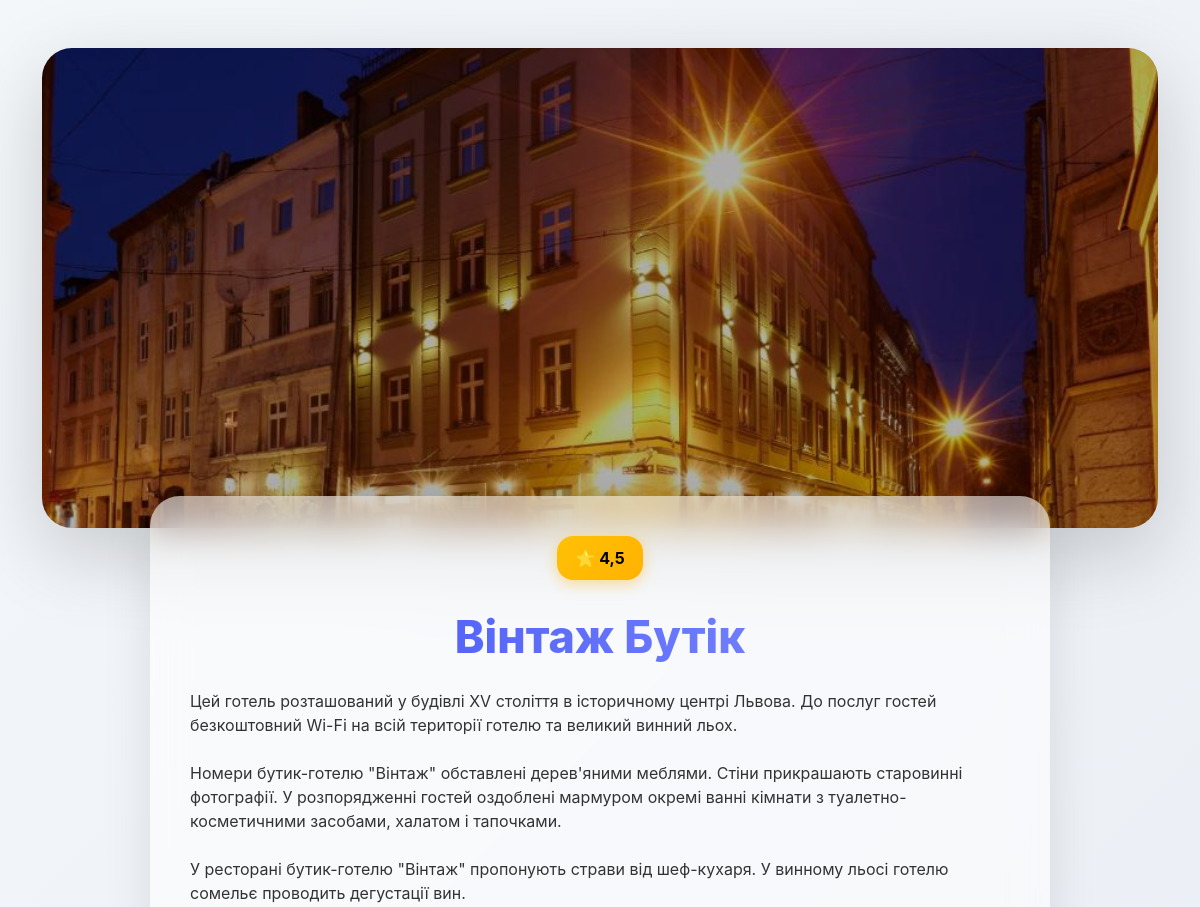
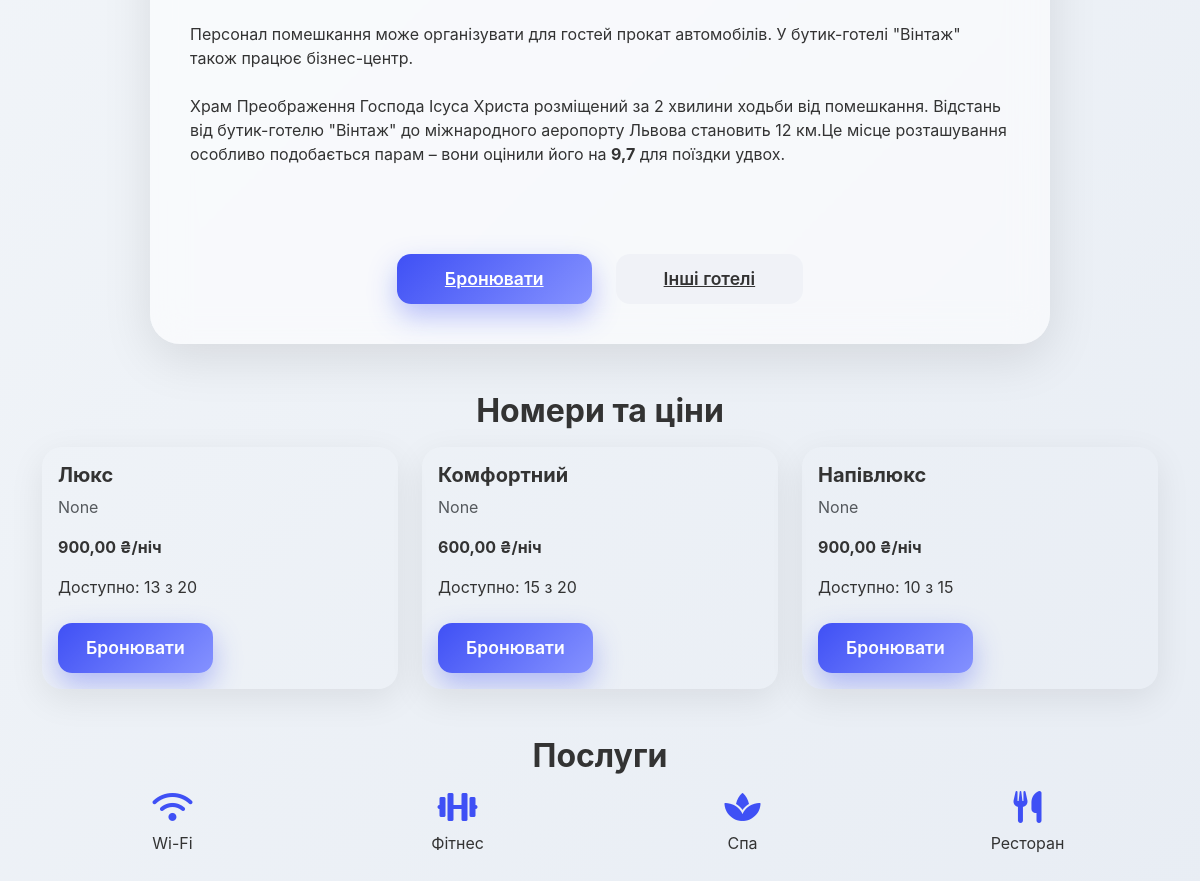
The app's page /hotels/2 with its own data (2 pictures, top to bottom).
### hotels/models.py (models this page shows, shortened)
class Hotel(models.Model):
    name = models.CharField(max_length=100)
    image = models.ImageField(upload_to='', blank=True, null=True)
    description = models.TextField(max_length=9999)
    rating = models.DecimalField(max_digits=5, decimal_places=1, default=0.0)
    address = models.CharField(max_length=200, default='Unknown address')
    sity = models.CharField(max_length=200, default="Kyiv")
    phone_number = models.CharField(max_length=20)

class HotelRoom(models.Model):
    hotel = models.ForeignKey(Hotel, on_delete=models.CASCADE, related_name='hotel_rooms')
    room_type = models.ForeignKey(RoomType, on_delete=models.CASCADE, related_name='hotel_rooms')
    price_per_night = models.DecimalField(max_digits=10, decimal_places=2)
    total_count = models.PositiveIntegerField()
    available_count = models.PositiveIntegerField()

class RoomType(models.Model):
    name = models.CharField(max_length=255)
    description = models.TextField(max_length=9999, blank=True, null=True)

### hotels/views.py (the view)
# urls.py: path('<int:pk>', views.HotelDetailView.as_view(), name='din')
class HotelDetailView(DetailView):
    model = Hotel
    template_name = 'hotels/hotel.html'
    context_object_name = 'hotels'

### hotels/templates/hotels/hotel.html (shortened to what this page needs)
{% load static %}
{% load i18n %}
<!DOCTYPE html>
<html lang="uk">
<head>
<link href="https://cdn.jsdelivr.net/npm/bootstrap@5.3.2/dist/css/bootstrap.min.css" rel="stylesheet">
<link rel="stylesheet" href="https://cdn.jsdelivr.net/npm/swiper@9/swiper-bundle.min.css"/>
<link rel="stylesheet" href="https://cdnjs.cloudflare.com/ajax/libs/font-awesome/6.0.0-beta3/css/all.min.css"/>
</head>
<body>
<div class="container py-5">
<div class="hero-wrapper mb-5">
    {% if hotels.image %}
        <img src="{{ hotels.image.url }}" alt="">
    {% endif %}
</div>
<div class="glass-card mx-auto" style="max-width:900px;">
    <div class="text-center mb-3">
        <span class="rating">⭐ {{ hotels.rating }}</span>
    </div>
    <h1 class="hotel-title text-center mb-4">{{ hotels.name }}</h1>
    <p class="hotel-desc mb-4">{{ hotels.description|safe }}</p>
    <div class="d-flex justify-content-center gap-4 mt-4">
        <a href="{% url 'create_booking' hotels.id %}" class="btn-lux btn-gradient px-5">{% trans "Бронювати" %}</a>
        <a href="{% url 'hotels' %}" class="btn-lux btn-soft px-5">{% trans "Інші готелі" %}</a>
    </div>
</div>
<h2 class="mt-5 mb-3 fw-bold text-center">Номери та ціни</h2>
<div class="row g-4">
    {% for room in hotels.hotel_rooms.all %}
    <div class="col-md-4">
        <div class="room-card">
            {% if room.room_type %}
            <div class="p-3">
                <h5 class="fw-bold">{{ room.room_type.name }}</h5>
                <p class="text-muted">{{ room.room_type.description }}</p>
                <p class="fw-bold">{{ room.price_per_night }} ₴/ніч</p>
                <p>Доступно: {{ room.available_count }} з {{ room.total_count }}</p>
                <a href="{% url 'create_booking' hotels.id %}?room={{ room.id }}" class="btn btn-gradient btn-lux mt-2">Бронювати</a>
            </div>
            {% endif %}
        </div>
    </div>
    {% endfor %}
</div>
<h2 class="mt-5 mb-3 fw-bold text-center">Послуги</h2>
<div class="row text-center g-4">
    <div class="col-md-3"><i class="fas fa-wifi service-icon mb-2"></i><p>Wi-Fi</p></div>
    <div class="col-md-3"><i class="fas fa-dumbbell service-icon mb-2"></i><p>Фітнес</p></div>
    <div class="col-md-3"><i class="fas fa-spa service-icon mb-2"></i><p>Спа</p></div>
    <div class="col-md-3"><i class="fas fa-utensils service-icon mb-2"></i><p>Ресторан</p></div>
</div>
</div>
</body>
</html>

### hotels/templates/hotels/hotel.html (style rules this page uses)
body { font-family: 'Inter', sans-serif; background: linear-gradient(135deg,#f4f7fa 0%,#e8edf4 100%); color: #333; }
.hero-wrapper { position: relative; height: 60vh; min-height: 400px; border-radius: 30px; overflow: hidden; box-shadow: 0 25px 80px rgba(0,0,0,0.18); }
.hero-wrapper img { width: 100%; height: 100%; object-fit: cover; filter: brightness(0.7); transform: scale(1.1); animation: heroZoom 12s ease-in-out infinite alternate; }
.glass-card { margin-top: -80px; backdrop-filter: blur(18px); background: rgba(255,255,255,0.56); border-radius: 30px; padding: 40px; box-shadow: 0 15px 50px rgba(0,0,0,0.1); animation: floatUp 0.9s ease-out; }
.hotel-title { font-size:2.8rem; font-weight:800; background:linear-gradient(90deg,#3f50f5,#8592ff); -webkit-background-clip:text; color:transparent; }
.hotel-desc { font-size:1.2rem; line-height:1.6; color:#555; text-align:center; }
.btn-lux { padding:12px 28px; border-radius:14px; font-size:1.1rem; font-weight:600; transition:0.35s ease; }
.btn-gradient { background:linear-gradient(135deg,#3f50f5,#8592ff); color:#fff; border:none; box-shadow:0 12px 28px rgba(63,80,245,0.35); }
.btn-soft { background:#f0f2f7; color:#333; border:none; }
.rating { background:linear-gradient(135deg,#ffc107,#ffb200); padding:10px 18px; border-radius:16px; font-weight:bold; color:#000; display:inline-block; margin-bottom:15px; box-shadow:0 4px 15px rgba(255,174,0,0.4); }
.room-card { border-radius:20px; overflow:hidden; box-shadow:0 10px 35px rgba(0,0,0,0.08); transition: transform 0.3s; }
.service-icon { font-size:2rem; color:#3f50f5; }

### records on screen
Hotel: image (picture), rating "4,5", description "Цей готель розташований у будівлі XV століття в історичному центрі Львова. До послуг гостей безкоштовний Wi-Fi на всій території готелю та великий винний льох. Номери бутик-готелю \"Вінтаж\" обставлені дерев'яними меблями. Стіни прикрашають старовинні фотографії. У розпорядженні гостей оздоблені мармуром окремі ванні кімнати з туалетно-косметичними засобами, халатом і тапочками. У ресторані бутик-готелю \"Вінтаж\" пропонують страви від шеф-кухаря. У винному льосі готелю сомельє проводить дегустації вин. Персонал помешкання може організувати для гостей прокат автомобілів. У бутик-готелі \"Вінтаж\" також працює бізнес-центр. Храм Преображення Господа Ісуса Христа розміщений за 2 хвилини ходьби від…"
HotelRoom: room_type.name "Люкс", room_type.description "None", price_per_night "900,00", available_count "13", total_count "20"
HotelRoom: room_type.name "Комфортний", room_type.description "None", price_per_night "600,00", available_count "15", total_count "20"
HotelRoom: room_type.name "Напівлюкс", room_type.description "None", price_per_night "900,00", available_count "10", total_count "15"
